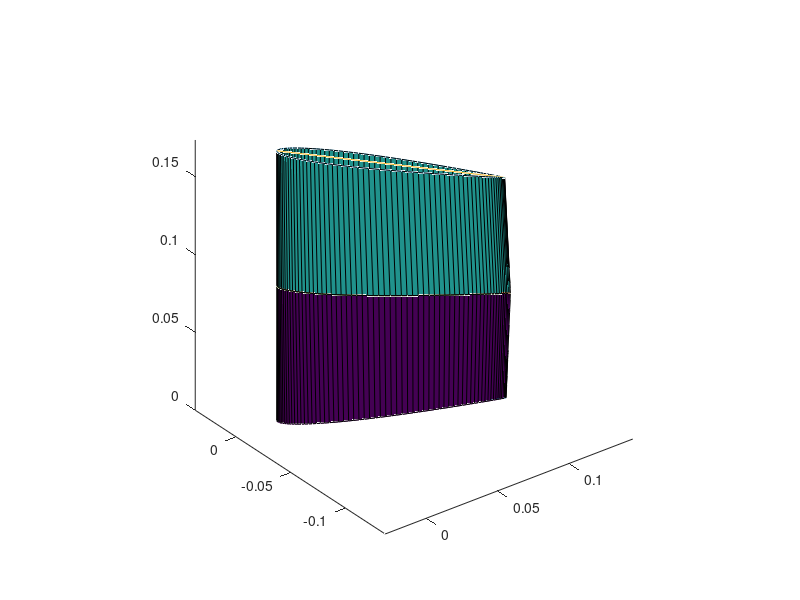

This figure's MATLAB source:
%palette
gamma_hub = -26;
gamma_mid = -41;
gamma_tip = -50.7;

c = 0.13;

b = 0.1736;

% select shape
x = [1;0.999416000000000;0.997666000000000;0.994753000000000;0.990685000000000;0.985471000000000;0.979123000000000;0.971656000000000;0.963087000000000;0.953437000000000;0.942728000000000;0.930985000000000;0.918235000000000;0.904509000000000;0.889837000000000;0.874255000000000;0.857800000000000;0.840508000000000;0.822421000000000;0.803581000000000;0.784032000000000;0.763820000000000;0.742992000000000;0.721596000000000;0.699682000000000;0.677303000000000;0.654509000000000;0.631354000000000;0.607892000000000;0.584179000000000;0.560268000000000;0.536217000000000;0.512082000000000;0.487918000000000;0.463783000000000;0.439732000000000;0.415822000000000;0.392108000000000;0.368646000000000;0.345492000000000;0.322698000000000;0.300318000000000;0.278404000000000;0.257008000000000;0.236180000000000;0.215968000000000;0.196419000000000;0.177579000000000;0.159492000000000;0.142201000000000;0.125745000000000;0.110163000000000;0.0954920000000000;0.0817650000000000;0.0690150000000000;0.0572720000000000;0.0465630000000000;0.0369130000000000;0.0283440000000000;0.0208770000000000;0.0145290000000000;0.00931500000000000;0.00524700000000000;0.00233400000000000;0.000584000000000000;0;0.000584000000000000;0.00233400000000000;0.00524700000000000;0.00931500000000000;0.0145290000000000;0.0208770000000000;0.0283440000000000;0.0369130000000000;0.0465630000000000;0.0572720000000000;0.0690150000000000;0.0817650000000000;0.0954920000000000;0.110163000000000;0.125745000000000;0.142201000000000;0.159492000000000;0.177579000000000;0.196419000000000;0.215968000000000;0.236180000000000;0.257008000000000;0.278404000000000;0.300318000000000;0.322698000000000;0.345492000000000;0.368646000000000;0.392108000000000;0.415822000000000;0.439732000000000;0.463783000000000;0.487918000000000;0.512082000000000;0.536217000000000;0.560268000000000;0.584179000000000;0.607892000000000;0.631354000000000;0.654509000000000;0.677303000000000;0.699682000000000;0.721596000000000;0.742992000000000;0.763820000000000;0.784032000000000;0.803581000000000;0.822421000000000;0.840508000000000;0.857800000000000;0.874255000000000;0.889837000000000;0.904509000000000;0.918235000000000;0.930985000000000;0.942728000000000;0.953437000000000;0.963087000000000;0.971656000000000;0.979123000000000;0.985471000000000;0.990685000000000;0.994753000000000;0.997666000000000;0.999416000000000;1];
y = [0.00126000000000000;0.00134200000000000;0.00158700000000000;0.00199400000000000;0.00256000000000000;0.00328000000000000;0.00415200000000000;0.00516900000000000;0.00632400000000000;0.00761100000000000;0.00902200000000000;0.0105490000000000;0.0121820000000000;0.0139140000000000;0.0157350000000000;0.0176350000000000;0.0196050000000000;0.0216350000000000;0.0237140000000000;0.0258340000000000;0.0279830000000000;0.0301520000000000;0.0323290000000000;0.0345060000000000;0.0366700000000000;0.0388110000000000;0.0409170000000000;0.0429780000000000;0.0449800000000000;0.0469120000000000;0.0487620000000000;0.0505160000000000;0.0521620000000000;0.0536870000000000;0.0550770000000000;0.0563200000000000;0.0574030000000000;0.0583140000000000;0.0590420000000000;0.0595750000000000;0.0599030000000000;0.0600170000000000;0.0599100000000000;0.0595760000000000;0.0590080000000000;0.0582050000000000;0.0571640000000000;0.0558860000000000;0.0543720000000000;0.0526250000000000;0.0506510000000000;0.0484570000000000;0.0460490000000000;0.0434370000000000;0.0406310000000000;0.0376410000000000;0.0344790000000000;0.0311560000000000;0.0276830000000000;0.0240710000000000;0.0203300000000000;0.0164710000000000;0.0125010000000000;0.00842900000000000;0.00426000000000000;0;-0.00426000000000000;-0.00842900000000000;-0.0125010000000000;-0.0164710000000000;-0.0203300000000000;-0.0240710000000000;-0.0276830000000000;-0.0311560000000000;-0.0344790000000000;-0.0376410000000000;-0.0406310000000000;-0.0434370000000000;-0.0460490000000000;-0.0484570000000000;-0.0506510000000000;-0.0526250000000000;-0.0543720000000000;-0.0558860000000000;-0.0571640000000000;-0.0582050000000000;-0.0590080000000000;-0.0595760000000000;-0.0599100000000000;-0.0600170000000000;-0.0599030000000000;-0.0595750000000000;-0.0590420000000000;-0.0583140000000000;-0.0574030000000000;-0.0563200000000000;-0.0550770000000000;-0.0536870000000000;-0.0521620000000000;-0.0505160000000000;-0.0487620000000000;-0.0469120000000000;-0.0449800000000000;-0.0429780000000000;-0.0409170000000000;-0.0388110000000000;-0.0366700000000000;-0.0345060000000000;-0.0323290000000000;-0.0301520000000000;-0.0279830000000000;-0.0258340000000000;-0.0237140000000000;-0.0216350000000000;-0.0196050000000000;-0.0176350000000000;-0.0157350000000000;-0.0139140000000000;-0.0121820000000000;-0.0105490000000000;-0.00902200000000000;-0.00761100000000000;-0.00632400000000000;-0.00516900000000000;-0.00415200000000000;-0.00328000000000000;-0.00256000000000000;-0.00199400000000000;-0.00158700000000000;-0.00134200000000000;-0.00126000000000000];

%DCA;
scale = 7.69;

figure(1)
plot3(linspace(0,0.13) * cosd(gamma_hub), linspace(0,0.13) * sind(gamma_hub), zeros(1,100))
hold on
plot3(linspace(0,0.13) * cosd(gamma_mid), linspace(0,0.13) * sind(gamma_mid), ones(1,100) * b/2)
plot3(linspace(0,0.13) * cosd(gamma_tip), linspace(0,0.13) * sind(gamma_tip), ones(1,100) * b)
plot3(x./scale .* cosd(gamma_hub) - y./scale .* sind(gamma_hub) ,x./scale .* sind(gamma_hub) + y./scale .* cosd(gamma_hub),zeros(1,131))
plot3(x./scale .* cosd(gamma_mid) - y./scale .* sind(gamma_mid) ,x./scale .* sind(gamma_mid) + y./scale .* cosd(gamma_mid),ones(1,131) * b/2)
plot3(x./scale .* cosd(gamma_tip) - y./scale .* sind(gamma_tip) ,x./scale .* sind(gamma_tip) + y./scale .* cosd(gamma_tip),ones(1,131) * b)
surface([x./scale .* cosd(gamma_hub) - y./scale .* sind(gamma_hub), x./scale .* cosd(gamma_mid) - y./scale .* sind(gamma_mid)], [x./scale .* sind(gamma_hub) + y./scale .* cosd(gamma_hub), x./scale .* sind(gamma_mid) + y./scale .* cosd(gamma_mid)],[zeros(1,131)', ones(1,131)' * b/2])
surface([x./scale .* cosd(gamma_mid) - y./scale .* sind(gamma_mid), x./scale .* cosd(gamma_tip) - y./scale .* sind(gamma_tip)],[x./scale .* sind(gamma_mid) + y./scale .* cosd(gamma_mid),x./scale .* sind(gamma_tip) + y./scale .* cosd(gamma_tip)],[ones(1,131)' * b/2,  ones(1,131)' * b])
axis equal